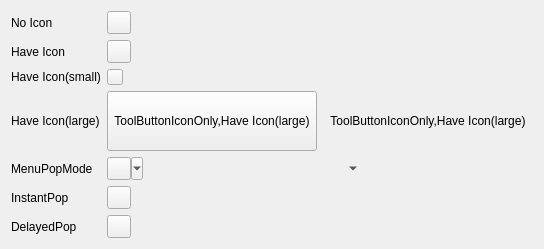
     <widget class="QWidget" name="tab">
      <attribute name="title">
       <string>ToolButtonIconOnly</string>
      </attribute>
      <layout class="QGridLayout" name="gridLayout">
       <item row="0" column="0">
        <widget class="QLabel" name="label">
         <property name="text">
          <string>No Icon</string>
         </property>
        </widget>
       </item>
       <item row="0" column="1">
        <widget class="SAColorToolButton" name="toolButtonIconOnlyNoIcon">
         <property name="text">
          <string/>
         </property>
        </widget>
       </item>
       <item row="0" column="2">
        <widget class="SAColorToolButton" name="toolButtonIconOnlyNoIcon2">
         <property name="text">
          <string/>
         </property>
         <property name="autoRaise">
          <bool>true</bool>
         </property>
        </widget>
       </item>
       <item row="1" column="0">
        <widget class="QLabel" name="label_2">
         <property name="text">
          <string>Have Icon</string>
         </property>
        </widget>
       </item>
       <item row="1" column="1">
        <widget class="SAColorToolButton" name="toolButtonIconOnlyHaveIcon">
         <property name="text">
          <string/>
         </property>
         <property name="icon">
          <iconset resource="icon.qrc">
           <normaloff>:/colorWidgetTst/icon/text.svg</normaloff>:/colorWidgetTst/icon/text.svg</iconset>
         </property>
         <property name="autoRaise">
          <bool>false</bool>
         </property>
        </widget>
       </item>
       <item row="1" column="2">
        <widget class="SAColorToolButton" name="toolButtonIconOnlyHaveIcon2">
         <property name="text">
          <string/>
         </property>
         <property name="icon">
          <iconset resource="icon.qrc">
           <normaloff>:/colorWidgetTst/icon/text.svg</normaloff>:/colorWidgetTst/icon/text.svg</iconset>
         </property>
         <property name="autoRaise">
          <bool>true</bool>
         </property>
        </widget>
       </item>
       <item row="2" column="0">
        <widget class="QLabel" name="label_3">
         <property name="text">
          <string>Have Icon(small)</string>
         </property>
        </widget>
       </item>
       <item row="2" column="1">
        <widget class="SAColorToolButton" name="toolButtonIconOnlyHaveIconSmall">
         <property name="maximumSize">
          <size>
           <width>16</width>
           <height>16</height>
          </size>
         </property>
         <property name="text">
          <string/>
         </property>
         <property name="icon">
          <iconset resource="icon.qrc">
           <normaloff>:/colorWidgetTst/icon/text.svg</normaloff>:/colorWidgetTst/icon/text.svg</iconset>
         </property>
         <property name="autoRaise">
          <bool>false</bool>
         </property>
        </widget>
       </item>
       <item row="2" column="2">
        <widget class="SAColorToolButton" name="toolButtonIconOnlyHaveIconSmall2">
         <property name="maximumSize">
          <size>
           <width>16</width>
           <height>16</height>
          </size>
         </property>
         <property name="text">
          <string/>
         </property>
         <property name="icon">
          <iconset resource="icon.qrc">
           <normaloff>:/colorWidgetTst/icon/text.svg</normaloff>:/colorWidgetTst/icon/text.svg</iconset>
         </property>
         <property name="autoRaise">
          <bool>true</bool>
         </property>
        </widget>
       </item>
       <item row="3" column="0">
        <widget class="QLabel" name="label_4">
         <property name="text">
          <string>Have Icon(large)</string>
         </property>
        </widget>
       </item>
       <item row="3" column="1">
        <widget class="SAColorToolButton" name="toolButtonIconOnlyHaveIconLarge">
         <property name="minimumSize">
          <size>
           <width>60</width>
           <height>60</height>
          </size>
         </property>
         <property name="text">
          <string>ToolButtonIconOnly,Have Icon(large)</string>
         </property>
         <property name="icon">
          <iconset resource="icon.qrc">
           <normaloff>:/colorWidgetTst/icon/text.svg</normaloff>:/colorWidgetTst/icon/text.svg</iconset>
         </property>
         <property name="autoRaise">
          <bool>false</bool>
         </property>
        </widget>
       </item>
       <item row="3" column="2">
        <widget class="SAColorToolButton" name="toolButtonIconOnlyHaveIconLarge2">
         <property name="minimumSize">
          <size>
           <width>60</width>
           <height>60</height>
          </size>
         </property>
         <property name="text">
          <string>ToolButtonIconOnly,Have Icon(large)</string>
         </property>
         <property name="icon">
          <iconset resource="icon.qrc">
           <normaloff>:/colorWidgetTst/icon/text.svg</normaloff>:/colorWidgetTst/icon/text.svg</iconset>
         </property>
         <property name="autoRaise">
          <bool>true</bool>
         </property>
        </widget>
       </item>
       <item row="4" column="0">
        <widget class="QLabel" name="label_5">
         <property name="text">
          <string>MenuPopMode</string>
         </property>
        </widget>
       </item>
       <item row="4" column="1">
        <widget class="SAColorToolButton" name="toolButtonIconOnlyHaveIconMenuPopupMode">
         <property name="text">
          <string/>
         </property>
         <property name="icon">
          <iconset resource="icon.qrc">
           <normaloff>:/colorWidgetTst/icon/text.svg</normaloff>:/colorWidgetTst/icon/text.svg</iconset>
         </property>
         <property name="popupMode">
          <enum>QToolButton::MenuButtonPopup</enum>
         </property>
         <property name="autoRaise">
          <bool>false</bool>
         </property>
        </widget>
       </item>
       <item row="4" column="2">
        <widget class="SAColorToolButton" name="toolButtonIconOnlyHaveIconMenuPopupMode2">
         <property name="text">
          <string/>
         </property>
         <property name="icon">
          <iconset resource="icon.qrc">
           <normaloff>:/colorWidgetTst/icon/text.svg</normaloff>:/colorWidgetTst/icon/text.svg</iconset>
         </property>
         <property name="popupMode">
          <enum>QToolButton::MenuButtonPopup</enum>
         </property>
         <property name="autoRaise">
          <bool>true</bool>
         </property>
        </widget>
       </item>
       <item row="5" column="0">
        <widget class="QLabel" name="label_6">
         <property name="text">
          <string>InstantPop</string>
         </property>
        </widget>
       </item>
       <item row="5" column="1">
        <widget class="SAColorToolButton" name="toolButtonIconOnlyHaveIconInstantPop">
         <property name="text">
          <string/>
         </property>
         <property name="icon">
          <iconset resource="icon.qrc">
           <normaloff>:/colorWidgetTst/icon/text.svg</normaloff>:/colorWidgetTst/icon/text.svg</iconset>
         </property>
         <property name="popupMode">
          <enum>QToolButton::InstantPopup</enum>
         </property>
         <property name="autoRaise">
          <bool>false</bool>
         </property>
        </widget>
       </item>
       <item row="5" column="2">
        <widget class="SAColorToolButton" name="toolButtonIconOnlyHaveIconInstantPop2">
         <property name="text">
          <string/>
         </property>
         <property name="icon">
          <iconset resource="icon.qrc">
           <normaloff>:/colorWidgetTst/icon/text.svg</normaloff>:/colorWidgetTst/icon/text.svg</iconset>
         </property>
         <property name="popupMode">
          <enum>QToolButton::InstantPopup</enum>
         </property>
         <property name="autoRaise">
          <bool>true</bool>
         </property>
        </widget>
       </item>
       <item row="6" column="0">
        <widget class="QLabel" name="label_7">
         <property name="text">
          <string>DelayedPop</string>
         </property>
        </widget>
       </item>
       <item row="6" column="1">
        <widget class="SAColorToolButton" name="toolButtonIconOnlyHaveIconDelayedPop">
         <property name="text">
          <string/>
         </property>
         <property name="icon">
          <iconset resource="icon.qrc">
           <normaloff>:/colorWidgetTst/icon/text.svg</normaloff>:/colorWidgetTst/icon/text.svg</iconset>
         </property>
         <property name="popupMode">
          <enum>QToolButton::DelayedPopup</enum>
         </property>
         <property name="autoRaise">
          <bool>false</bool>
         </property>
        </widget>
       </item>
       <item row="6" column="2">
        <widget class="SAColorToolButton" name="toolButtonIconOnlyHaveIconDelayedPop2">
         <property name="text">
          <string/>
         </property>
         <property name="icon">
          <iconset resource="icon.qrc">
           <normaloff>:/colorWidgetTst/icon/text.svg</normaloff>:/colorWidgetTst/icon/text.svg</iconset>
         </property>
         <property name="popupMode">
          <enum>QToolButton::DelayedPopup</enum>
         </property>
         <property name="autoRaise">
          <bool>true</bool>
         </property>
        </widget>
       </item>
      </layout>
     </widget>
